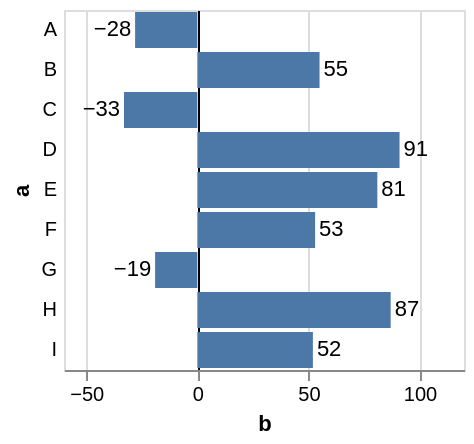

Specify this chart in Vega-Lite:
### Vega specification from a JSON file in a GitHub repository (floating-point values rounded to 4 significant figures)
{"$schema": "https://vega.github.io/schema/vega/v5.json", "description": "A bar chart with negative values. We can hide the axis domain line, and instead use a conditional grid color to draw a zero baseline.", "background": "white", "padding": 5, "width": 200, "style": "cell", "data": [{"name": "source_0", "values": [{"a": "A", "b": -28}, {"a": "B", "b": 55}, {"a": "C", "b": -33}, {"a": "D", "b": 91}, {"a": "E", "b": 81}, {"a": "F", "b": 53}, {"a": "G", "b": -19}, {"a": "H", "b": 87}, {"a": "I", "b": 52}]}, {"name": "data_1", "source": "source_0", "transform": [{"type": "stack", "groupby": ["a"], "field": "b", "sort": {"field": [], "order": []}, "as": ["b_start", "b_end"], "offset": "zero"}, {"type": "filter", "expr": "isValid(datum[\"b\"]) && isFinite(+datum[\"b\"])"}]}, {"name": "data_2", "source": "source_0", "transform": [{"type": "filter", "expr": "isValid(datum[\"b\"]) && isFinite(+datum[\"b\"])"}]}], "signals": [{"name": "y_step", "value": 20}, {"name": "height", "update": "bandspace(domain('y').length, 0.1, 0.05) * y_step"}], "marks": [{"name": "layer_0_marks", "type": "rect", "style": ["bar"], "from": {"data": "data_1"}, "encode": {"update": {"fill": {"value": "#4c78a8"}, "ariaRoleDescription": {"value": "bar"}, "description": {"signal": "\"a: \" + (isValid(datum[\"a\"]) ? datum[\"a\"] : \"\"+datum[\"a\"]) + \"; b: \" + (format(datum[\"b\"], \"\"))"}, "x": {"scale": "x", "field": "b_end"}, "x2": {"scale": "x", "field": "b_start"}, "y": {"scale": "y", "field": "a"}, "height": {"scale": "y", "band": 1}}}}, {"name": "layer_1_marks", "type": "text", "style": ["text"], "from": {"data": "data_2"}, "encode": {"update": {"align": {"signal": "datum.b < 0 ? 'right' : 'left'"}, "dx": {"signal": "datum.b < 0 ? -2 : 2"}, "fill": {"value": "black"}, "description": {"signal": "\"a: \" + (isValid(datum[\"a\"]) ? datum[\"a\"] : \"\"+datum[\"a\"]) + \"; b: \" + (format(datum[\"b\"], \"\"))"}, "x": {"scale": "x", "field": "b"}, "y": {"scale": "y", "field": "a", "band": 0.5}, "text": {"signal": "format(datum[\"b\"], \"\")"}, "baseline": {"value": "middle"}}}}], "scales": [{"name": "x", "type": "linear", "domain": {"fields": [{"data": "data_1", "field": "b_start"}, {"data": "data_1", "field": "b_end"}, {"data": "data_2", "field": "b"}]}, "range": [0, {"signal": "width"}], "padding": 20, "nice": true, "zero": true}, {"name": "y", "type": "band", "domain": {"fields": [{"data": "data_1", "field": "a"}, {"data": "data_2", "field": "a"}], "sort": true}, "range": {"step": {"signal": "y_step"}}, "paddingInner": 0.1, "paddingOuter": 0.05}], "axes": [{"scale": "x", "orient": "bottom", "gridScale": "y", "grid": true, "tickCount": {"signal": "ceil(width/40)"}, "encode": {"grid": {"update": {"stroke": [{"test": "datum.value === 0", "value": "black"}, {"value": "#ddd"}]}}}, "domain": false, "labels": false, "aria": false, "maxExtent": 0, "minExtent": 0, "ticks": false, "zindex": 0}, {"scale": "x", "orient": "bottom", "grid": false, "title": "b", "labelFlush": true, "labelOverlap": true, "tickCount": {"signal": "ceil(width/40)"}, "zindex": 0}, {"scale": "y", "orient": "left", "grid": false, "title": "a", "domain": false, "labelAngle": 0, "labelPadding": 4, "ticks": false, "labelAlign": "right", "labelBaseline": null, "zindex": 0}]}
